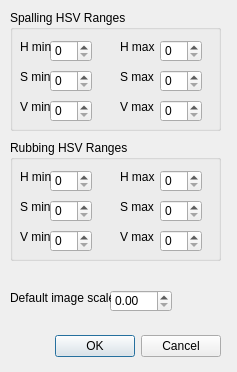
<?xml version="1.0" encoding="UTF-8"?>
<ui version="4.0">
 <class>Diagnostics</class>
 <widget class="QDialog" name="Diagnostics">
  <property name="geometry">
   <rect>
    <x>0</x>
    <y>0</y>
    <width>237</width>
    <height>372</height>
   </rect>
  </property>
  <property name="windowTitle">
   <string>Dialog</string>
  </property>
  <widget class="QDialogButtonBox" name="buttonBox">
   <property name="geometry">
    <rect>
     <x>-120</x>
     <y>330</y>
     <width>341</width>
     <height>32</height>
    </rect>
   </property>
   <property name="orientation">
    <enum>Qt::Horizontal</enum>
   </property>
   <property name="standardButtons">
    <set>QDialogButtonBox::Cancel|QDialogButtonBox::Ok</set>
   </property>
  </widget>
  <widget class="QGroupBox" name="Spalling">
   <property name="geometry">
    <rect>
     <x>10</x>
     <y>10</y>
     <width>211</width>
     <height>121</height>
    </rect>
   </property>
   <property name="title">
    <string>Spalling HSV Ranges</string>
   </property>
   <widget class="QSpinBox" name="Hmin">
    <property name="geometry">
     <rect>
      <x>40</x>
      <y>30</y>
      <width>42</width>
      <height>22</height>
     </rect>
    </property>
    <property name="maximum">
     <number>255</number>
    </property>
   </widget>
   <widget class="QSpinBox" name="Smin">
    <property name="geometry">
     <rect>
      <x>40</x>
      <y>60</y>
      <width>42</width>
      <height>22</height>
     </rect>
    </property>
    <property name="maximum">
     <number>255</number>
    </property>
   </widget>
   <widget class="QSpinBox" name="Vmin">
    <property name="geometry">
     <rect>
      <x>40</x>
      <y>90</y>
      <width>42</width>
      <height>22</height>
     </rect>
    </property>
    <property name="maximum">
     <number>255</number>
    </property>
   </widget>
   <widget class="QLabel" name="label_4">
    <property name="geometry">
     <rect>
      <x>10</x>
      <y>30</y>
      <width>47</width>
      <height>13</height>
     </rect>
    </property>
    <property name="text">
     <string>H min</string>
    </property>
   </widget>
   <widget class="QLabel" name="label_5">
    <property name="geometry">
     <rect>
      <x>10</x>
      <y>60</y>
      <width>47</width>
      <height>13</height>
     </rect>
    </property>
    <property name="text">
     <string>S min</string>
    </property>
   </widget>
   <widget class="QLabel" name="label_6">
    <property name="geometry">
     <rect>
      <x>10</x>
      <y>90</y>
      <width>47</width>
      <height>13</height>
     </rect>
    </property>
    <property name="text">
     <string>V min</string>
    </property>
   </widget>
   <widget class="QLabel" name="label_9">
    <property name="geometry">
     <rect>
      <x>110</x>
      <y>30</y>
      <width>47</width>
      <height>13</height>
     </rect>
    </property>
    <property name="text">
     <string>H max</string>
    </property>
   </widget>
   <widget class="QLabel" name="label_8">
    <property name="geometry">
     <rect>
      <x>110</x>
      <y>60</y>
      <width>47</width>
      <height>13</height>
     </rect>
    </property>
    <property name="text">
     <string>S max</string>
    </property>
   </widget>
   <widget class="QSpinBox" name="Smax">
    <property name="geometry">
     <rect>
      <x>150</x>
      <y>60</y>
      <width>42</width>
      <height>22</height>
     </rect>
    </property>
    <property name="maximum">
     <number>255</number>
    </property>
   </widget>
   <widget class="QSpinBox" name="Hmax">
    <property name="geometry">
     <rect>
      <x>150</x>
      <y>30</y>
      <width>42</width>
      <height>22</height>
     </rect>
    </property>
    <property name="maximum">
     <number>255</number>
    </property>
   </widget>
   <widget class="QSpinBox" name="Vmax">
    <property name="geometry">
     <rect>
      <x>150</x>
      <y>90</y>
      <width>42</width>
      <height>22</height>
     </rect>
    </property>
    <property name="maximum">
     <number>255</number>
    </property>
   </widget>
   <widget class="QLabel" name="label_7">
    <property name="geometry">
     <rect>
      <x>110</x>
      <y>90</y>
      <width>47</width>
      <height>13</height>
     </rect>
    </property>
    <property name="text">
     <string>V max</string>
    </property>
   </widget>
  </widget>
  <widget class="QGroupBox" name="Rubbing">
   <property name="geometry">
    <rect>
     <x>10</x>
     <y>140</y>
     <width>211</width>
     <height>121</height>
    </rect>
   </property>
   <property name="title">
    <string>Rubbing HSV Ranges</string>
   </property>
   <widget class="QSpinBox" name="Hmin_2">
    <property name="geometry">
     <rect>
      <x>40</x>
      <y>30</y>
      <width>42</width>
      <height>22</height>
     </rect>
    </property>
    <property name="maximum">
     <number>255</number>
    </property>
   </widget>
   <widget class="QSpinBox" name="Smin_2">
    <property name="geometry">
     <rect>
      <x>40</x>
      <y>60</y>
      <width>42</width>
      <height>22</height>
     </rect>
    </property>
    <property name="maximum">
     <number>255</number>
    </property>
   </widget>
   <widget class="QSpinBox" name="Vmin_2">
    <property name="geometry">
     <rect>
      <x>40</x>
      <y>90</y>
      <width>42</width>
      <height>22</height>
     </rect>
    </property>
    <property name="maximum">
     <number>255</number>
    </property>
   </widget>
   <widget class="QLabel" name="label_10">
    <property name="geometry">
     <rect>
      <x>10</x>
      <y>30</y>
      <width>47</width>
      <height>13</height>
     </rect>
    </property>
    <property name="text">
     <string>H min</string>
    </property>
   </widget>
   <widget class="QLabel" name="label_11">
    <property name="geometry">
     <rect>
      <x>10</x>
      <y>60</y>
      <width>47</width>
      <height>13</height>
     </rect>
    </property>
    <property name="text">
     <string>S min</string>
    </property>
   </widget>
   <widget class="QLabel" name="label_12">
    <property name="geometry">
     <rect>
      <x>10</x>
      <y>90</y>
      <width>47</width>
      <height>13</height>
     </rect>
    </property>
    <property name="text">
     <string>V min</string>
    </property>
   </widget>
   <widget class="QLabel" name="label_13">
    <property name="geometry">
     <rect>
      <x>110</x>
      <y>30</y>
      <width>47</width>
      <height>13</height>
     </rect>
    </property>
    <property name="text">
     <string>H max</string>
    </property>
   </widget>
   <widget class="QLabel" name="label_14">
    <property name="geometry">
     <rect>
      <x>110</x>
      <y>60</y>
      <width>47</width>
      <height>13</height>
     </rect>
    </property>
    <property name="text">
     <string>S max</string>
    </property>
   </widget>
   <widget class="QSpinBox" name="Smax_2">
    <property name="geometry">
     <rect>
      <x>150</x>
      <y>60</y>
      <width>42</width>
      <height>22</height>
     </rect>
    </property>
    <property name="maximum">
     <number>255</number>
    </property>
   </widget>
   <widget class="QSpinBox" name="Hmax_2">
    <property name="geometry">
     <rect>
      <x>150</x>
      <y>30</y>
      <width>42</width>
      <height>22</height>
     </rect>
    </property>
    <property name="maximum">
     <number>255</number>
    </property>
   </widget>
   <widget class="QSpinBox" name="Vmax_2">
    <property name="geometry">
     <rect>
      <x>150</x>
      <y>90</y>
      <width>42</width>
      <height>22</height>
     </rect>
    </property>
    <property name="maximum">
     <number>255</number>
    </property>
   </widget>
   <widget class="QLabel" name="label_15">
    <property name="geometry">
     <rect>
      <x>110</x>
      <y>90</y>
      <width>47</width>
      <height>13</height>
     </rect>
    </property>
    <property name="text">
     <string>V max</string>
    </property>
   </widget>
  </widget>
  <widget class="QDoubleSpinBox" name="defaultScale">
   <property name="geometry">
    <rect>
     <x>110</x>
     <y>290</y>
     <width>62</width>
     <height>22</height>
    </rect>
   </property>
  </widget>
  <widget class="QLabel" name="label">
   <property name="geometry">
    <rect>
     <x>10</x>
     <y>290</y>
     <width>101</width>
     <height>16</height>
    </rect>
   </property>
   <property name="text">
    <string>Default image scale</string>
   </property>
  </widget>
 </widget>
 <resources/>
 <connections>
  <connection>
   <sender>buttonBox</sender>
   <signal>accepted()</signal>
   <receiver>Diagnostics</receiver>
   <slot>accept()</slot>
   <hints>
    <hint type="sourcelabel">
     <x>248</x>
     <y>254</y>
    </hint>
    <hint type="destinationlabel">
     <x>157</x>
     <y>274</y>
    </hint>
   </hints>
  </connection>
  <connection>
   <sender>buttonBox</sender>
   <signal>rejected()</signal>
   <receiver>Diagnostics</receiver>
   <slot>reject()</slot>
   <hints>
    <hint type="sourcelabel">
     <x>316</x>
     <y>260</y>
    </hint>
    <hint type="destinationlabel">
     <x>286</x>
     <y>274</y>
    </hint>
   </hints>
  </connection>
 </connections>
</ui>
